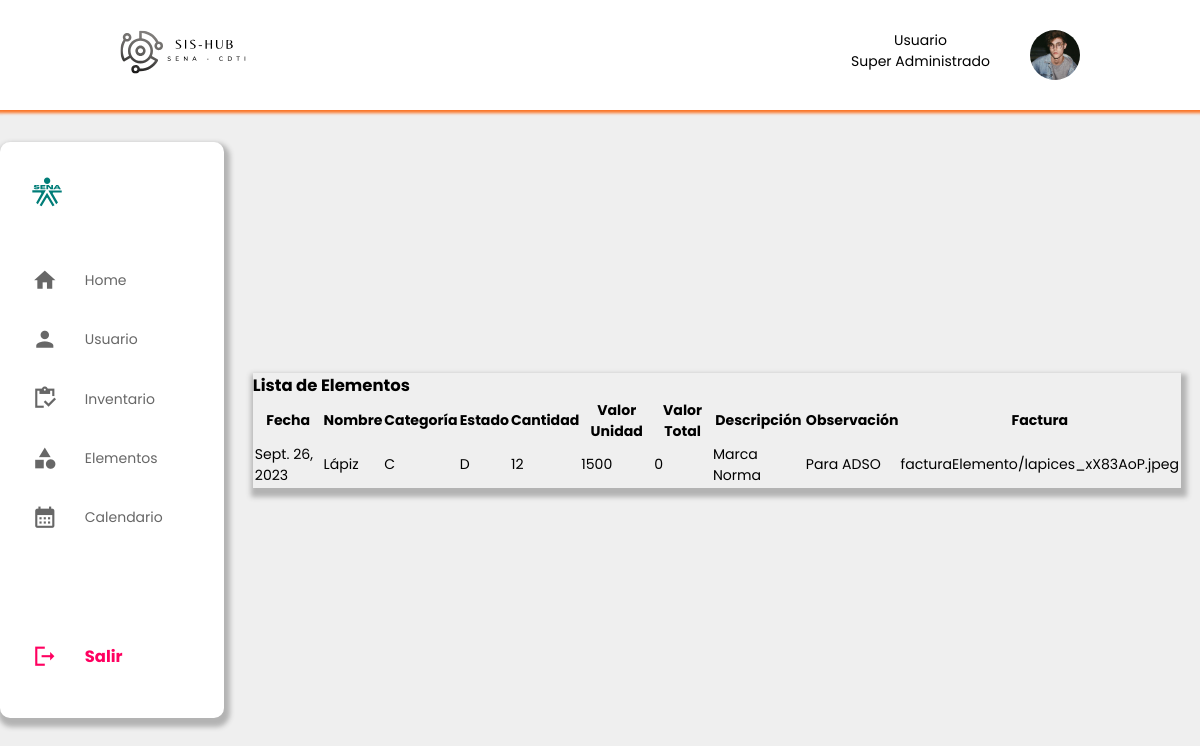
/listarElementos/, run on an earlier commit of the app's database.
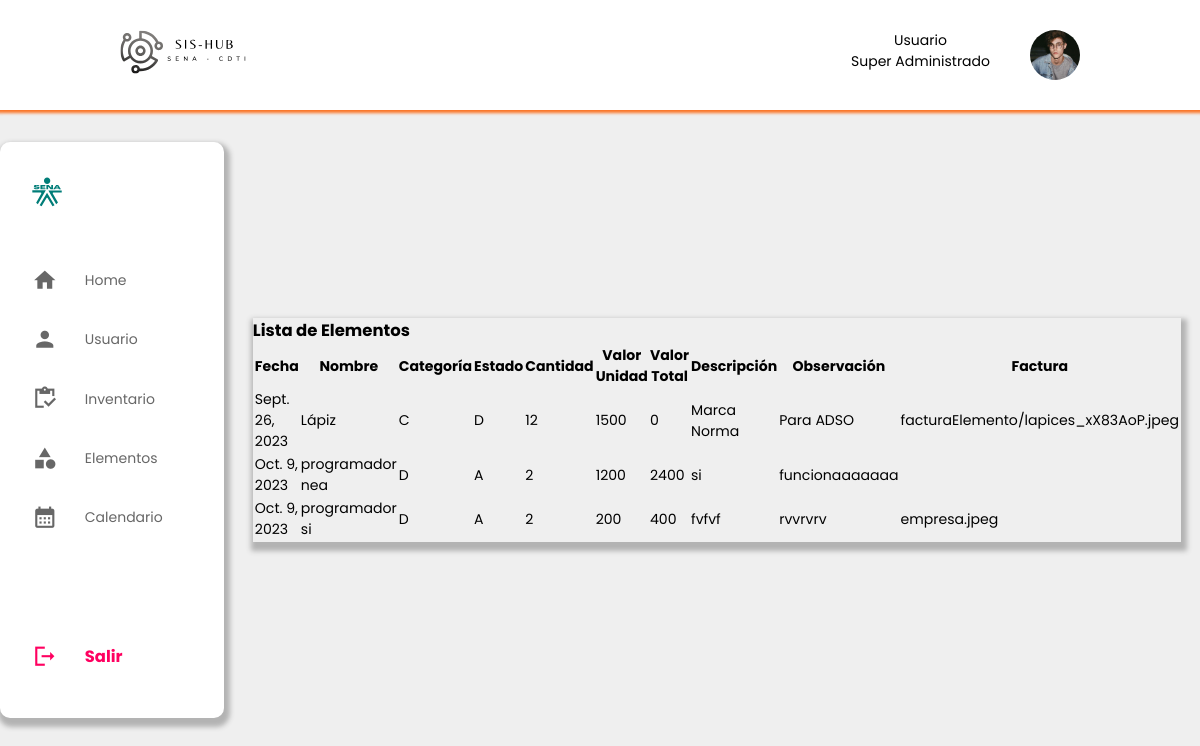
And on a later commit of the database.
### UsuariosSena/models.py (models this page shows, shortened)
class Elementos(models.Model):
    fechaElemento = models.DateField()
    nombreElemento = models.CharField(max_length=25)
    categoriaElemento = models.CharField(max_length=25,choices=categoriaElemento,default='C')
    estadoElemento = models.CharField(max_length=25,choices=estado,default='D')
    descripcionElemento = models.CharField(max_length=25)
    observacionElemento = models.CharField(max_length=25)
    cantidadElemento = models.IntegerField()
    valorUnidadElemento = models.IntegerField()
    valorTotalElemento = models.IntegerField()
    serialSenaElemento = models.CharField(max_length=25)
    facturaElemento = models.ImageField(upload_to='facturaElemento/', blank=True, null=True)  # Campo para la foto
    id = models.BigAutoField(primary_key=True)

### UsuariosSena/views.py (the view)
# urls.py: path('listarElementos/', views.listar_elementos, name='listar_elementos'),
def listar_elementos(request):
    elementos = Elementos.objects.all()
    return render(request, 'superAdmin/listarElemento.html', {'elementos': elementos})

### UsuariosSena/templates/superAdmin/listarElemento.html (shortened to what this page needs)
{% extends '../superAdmin/basesuadmin.html' %}
{% load static %}
{% block content %}
<head>
    <link rel="stylesheet" href="{% static 'css/superAdmin/stylesFormElem.css' %}">
</head>
    <section class="section">
        <h1>Lista de Elementos</h1>
        <div class="signupFrm">
            <table>
                <thead>
                    <tr>
                        <th>Fecha</th>
                        <th>Nombre</th>
                        <th>Categoría</th>
                        <th>Estado</th>
                        <th>Cantidad</th>
                        <th>Valor Unidad</th>
                        <th>Valor Total</th>
                        <th>Descripción</th>
                        <th>Observación</th>
                        <th>Factura</th>
                    </tr>
                </thead>
                <tbody>
                    {% for elemento in elementos %}
                        <tr>
                            <td>{{ elemento.fechaElemento }}</td>
                            <td>{{ elemento.nombreElemento }}</td>
                            <td>{{ elemento.categoriaElemento }}</td>
                            <td>{{ elemento.estadoElemento }}</td>
                            <td>{{ elemento.cantidadElemento }}</td>
                            <td>{{ elemento.valorUnidadElemento }}</td>
                            <td>{{ elemento.valorTotalElemento }}</td>
                            <td>{{ elemento.descripcionElemento }}</td>
                            <td>{{ elemento.observacionElemento }}</td>
                            <td>{{ elemento.facturaElemento }}</td>
                        </tr>
                    {% endfor %}
                </tbody>
            </table>
        </div>
        </section>
{% endblock %}

### UsuariosSena/templates/superAdmin/basesuadmin.html (shortened to what this page needs)
<!DOCTYPE html>
<html lang="es">
    {% load static %}
<head>
    <link rel="stylesheet" href="{% static 'css/superAdmin/stylesBaseSuAdmin.css' %}">
</head>
<body class="cabeza">
    <header >
        <div class="header">
            <div class="img">
                <img src="{% static 'img/Copia de LOGO SSIH.svg' %}" alt="logo sena">
            </div>
            <div class="usuario">
                <div>
                    <p>Usuario</p>
                    <p>Super Administrado</p>
                </div>
                <img src="{% static 'img/usuario.png' %}" alt="Usuario">
            </div>
        </div>
    </header>
    <section  class="contenedor">
        <aside class="aside" id="aside">
            <div class="contenedor-barra-lateral">
                <div class="barra-lateral">
                    <a href="" class="logos">
                        <img src="{% static 'img/logo-sena-verde-svg-2022.svg' %}" alt="">
                    </a>
                    <a href="#">
                        <span class="material-icons-sharp">
                        </span>
                        Home
                    </a>
                    <a href="#">
                        <span class="material-icons-sharp">
                        </span>
                        Usuario
                    </a>
                    <a href="#">
                        <span class="material-icons-sharp">
                        </span>
                        Inventario
                    </a>
                    <a href="#">
                        <span class="material-icons-sharp">
                        </span>
                        Elementos
                    </a>
                    <a href="#">
                        <span class="material-icons-sharp">
                        </span>
                        Calendario
                    </a>
                    <a href="#">
                        <span class="material-icons-sharp">
                        </span>
                        <h3>Salir</h3>
                    </a>
                </div>
            </div>
        </aside>
        {% block content %}
        {% endblock %}
    </section>
</body>
</html>

### UsuariosSena/static/css/superAdmin/stylesBaseSuAdmin.css (style rules this page uses)
* { padding: 0; margin: 0; box-sizing: border-box; font-family: "Poppins", Arial, Helvetica, sans-serif; text-decoration: none; }
.cabeza { width: 100vw; font-family: "Poppins", Arial, Helvetica, sans-serif; font-size: 0.88rem; user-select: none; background-color: #efefef; height: 80vh; }
.header { display: flex; justify-content: space-between; padding: 30px 120px; align-items: center; background: #fff; box-shadow:0px 0px 3px 3px #fc7323; }
.header img { width: 150px; }
.usuario { display: flex; text-align: center; }
.usuario img { width: 50px; border-radius: 50%; margin-left: 40px; }
.usuario p { font-size: 14px; }
.contenedor { display: grid; width: 100%; align-items: center; height: 80vh; margin: 0 auto; gap: 1.8rem; grid-template-columns: 14rem auto; }
aside { height: 90%; background-color: white; border-radius:10px; align-items: center; }
.contenedor-barra-lateral { display: flex; flex-direction: column; background-color: #fff; position: relative; border-radius: 10px; border: 2rem; height: 100%; width: 100%; transition: all .5s ease; box-shadow: 2px 5px 5px 4px #b3b3b3; }
.logos { display: flex; justify-content: space-between; margin-bottom: 30px; }
.logos img { width: 30px; margin-right: 40px; }
.barra-lateral { margin-top: 20px; }
.barra-lateral a { display: flex; text-decoration: none; color:#676767; height: 3.7rem; gap: 1.7rem; margin-left: 2rem; font-size: 14px; position: relative; align-items: center; }
.barra-lateral a span { font-size: 1.6rem; transition: all 0.3s ease; }
.barra-lateral a:last-child { position: absolute; bottom: 2rem; width: 100%; color: #ff0060; }

### UsuariosSena/static/css/superAdmin/stylesFormElem.css (style rules this page uses)
.section { width: 98%; box-shadow: 2px 5px 5px 4px #b3b3b3; }
.signupFrm { display: flex; justify-content: center; align-items: center; height: 100%; }
::placeholder { color: transparent; }
@media (max-width: 1270px) { .section { width: 98%; } }

What changed in the data, as far as the page shows it:
added Elementos: fechaElemento "Oct. 9, 2023", nombreElemento "programador nea", categoriaElemento "D", estadoElemento "A", cantidadElemento "2", valorUnidadElemento "1200", valorTotalElemento "2400", descripcionElemento "si", observacionElemento "funcionaaaaaaa"
added Elementos: fechaElemento "Oct. 9, 2023", nombreElemento "programador si", categoriaElemento "D", estadoElemento "A", cantidadElemento "2", valorUnidadElemento "200", valorTotalElemento "400", descripcionElemento "fvfvf", observacionElemento "rvvrvrv", facturaElemento "empresa.jpeg"
